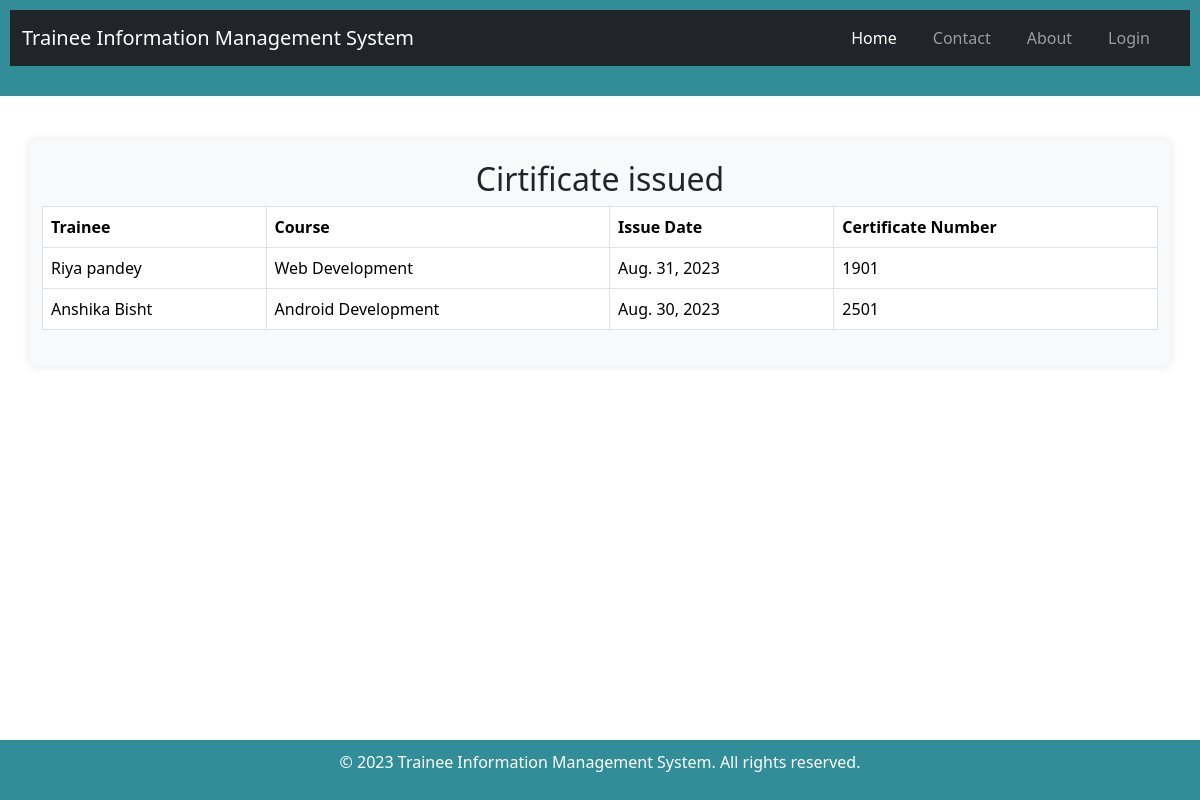
The app's page /trainee_mgt/certificate_list/ with its own data.
### trainee_mgt/models.py (models this page shows, shortened)
class Certificate(models.Model):
    trainee = models.ForeignKey('Trainee', on_delete=models.CASCADE)
    course = models.ForeignKey('Course', on_delete=models.CASCADE)
    issue_date = models.DateField()
    certificate_number = models.CharField(max_length=50, unique=True)

class Trainee(models.Model):
    first_name = models.CharField(max_length=50)
    last_name = models.CharField(max_length=50)
    email = models.EmailField(unique=True)
    phone_number = models.CharField(max_length=15)
    date_of_birth = models.DateField()
    address = models.TextField()
    course = models.ForeignKey('Course', on_delete=models.CASCADE, null=True)
    def __str__(self):
        return f"{self.first_name} {self.last_name}"

class Course(models.Model):
    title = models.CharField(max_length=100)
    description = models.TextField()
    trainer = models.ForeignKey(Trainer, on_delete=models.CASCADE)
    training_center = models.ForeignKey(TrainingCenter, on_delete=models.CASCADE)
    def __str__(self):
        return self.title

### trainee_mgt/views.py (the view)
# urls.py: path('certificate_list/', views.certificate_list, name='certificate_list'),
def certificate_list(request):
    certificates = Certificate.objects.all()
    return render(request, 'trainee/certificate_list.html', {'certificates': certificates})

### trainee_mgt/templates/trainee/certificate_list.html
{% extends 'trainee/base.html' %}
{% block content %}
<div class="container mt-4">
    <h2 style="text-align:center;">Cirtificate issued</h2>
    <div class="table-responsive">
        <table class="table table-bordered">
            <thead>
                <tr>
                    <th>Trainee</th>
                    <th>Course</th>
                    <th>Issue Date</th>
                    <th>Certificate Number</th>
                </tr>
            </thead>
            <tbody>
                {% for certificate in certificates %}
                    <tr>
                        <td>{{ certificate.trainee }}</td>
                        <td>{{ certificate.course }}</td>
                        <td>{{ certificate.issue_date }}</td>
                        <td>{{ certificate.certificate_number }}</td>
                    </tr>
                {% endfor %}
            </tbody>
        </table>
    </div>
</div>
{% endblock %}

### trainee_mgt/static/css/styles.css (style rules this page uses)
body, h1, h2, h3, p, ul, li { margin: 0; padding: 0; }
body { font-family: Arial, sans-serif; background-color: #f0f0f0; display: flex; flex-direction: column; min-height: 100vh; }
.container { background-color: #f8f9fa; padding: 20px; border-radius: 5px; box-shadow: 0 0 10px rgba(0, 0, 0, 0.1); }

### records on screen
Certificate: trainee "Riya pandey", course "Web Development", issue_date "Aug. 31, 2023", certificate_number "1901"
Certificate: trainee "Anshika Bisht", course "Android Development", issue_date "Aug. 30, 2023", certificate_number "2501"
